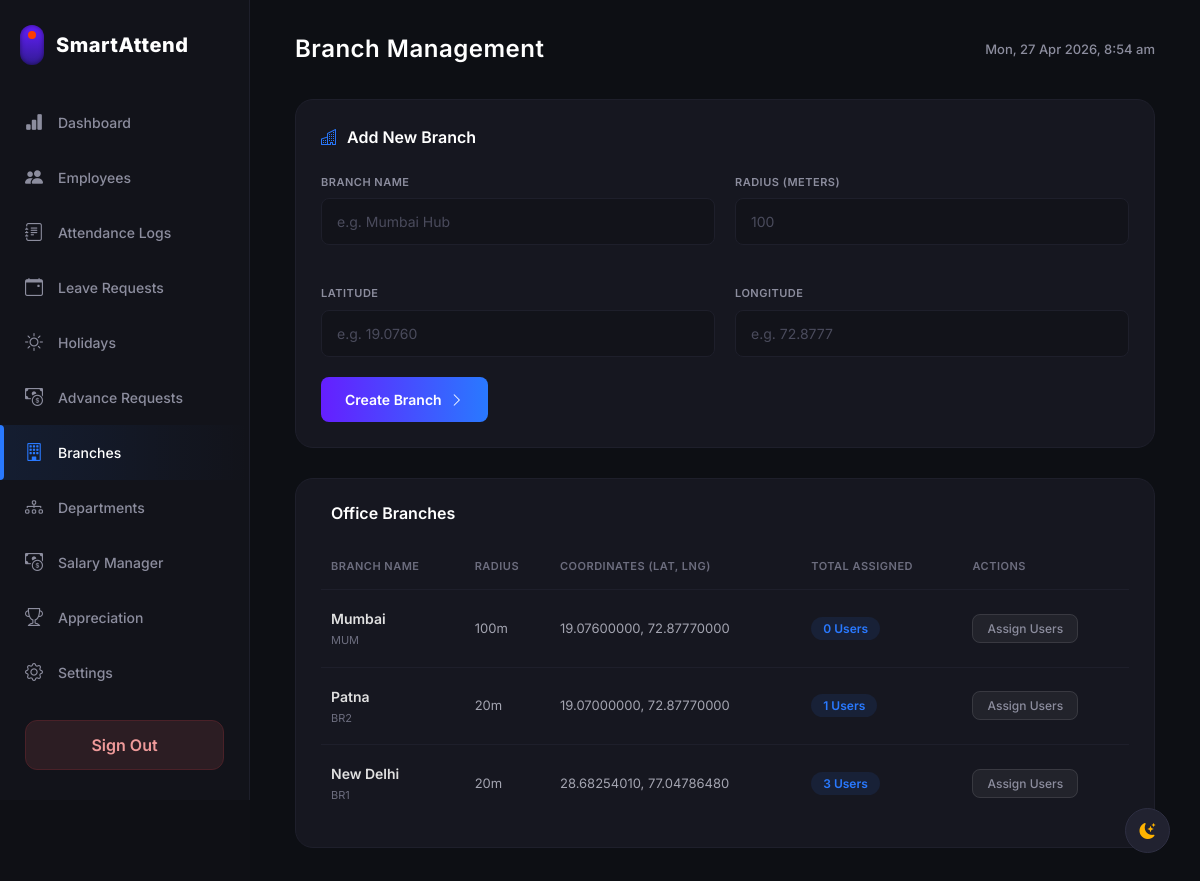
The app's page /admin_dashboard.php?page=branches (signed in) with its own data.
### tables this page shows
CREATE TABLE `branches` (
  `id` int(11) NOT NULL,
  `name` varchar(100) NOT NULL,
  `code` varchar(10) NOT NULL,
  `radius` int(11) NOT NULL DEFAULT 100,
  `latitude` decimal(10,8) NOT NULL,
  `longitude` decimal(11,8) NOT NULL,
  `created_at` timestamp NOT NULL DEFAULT current_timestamp()
);

### admin_dashboard.php (the view, shortened to what the rows shown need)
<?php
require 'db.php';
$page = isset($_GET['page']) ? $_GET['page'] : 'dashboard';
$all_branches_global = [];
$b_res = $conn->query("SELECT id, name FROM branches ORDER BY name ASC");
if($b_res) while($br = $b_res->fetch_assoc()) $all_branches_global[] = $br;
$selected_branch = isset($_GET['branch_filter']) ? (int)$_GET['branch_filter'] : 0;
$branch_query = $selected_branch > 0 ? " AND branch_id = $selected_branch " : "";
$search_term = isset($_GET['search']) ? $conn->real_escape_string($_GET['search']) : '';
$search_query = "";
$users = [];
$res = $conn->query("SELECT * FROM users WHERE role IN ('Employee', 'HR') $branch_query $search_query ORDER BY name ASC");
if($res) {
    while($row = $res->fetch_assoc()) $users[] = $row;
}
$total_employees = count($users);
$attendance_data = [];
$present_today = count($attendance_data);
$late_today = 0;
$branches = [];
if ($page === 'branches') {
    $res = $conn->query("SELECT * FROM branches ORDER BY id DESC");
    if($res){
        while($row = $res->fetch_assoc()){
            $bid = (int)$row['id'];
            $c_res = $conn->query("SELECT COUNT(*) as c FROM users WHERE branch_id = $bid");
            $row['user_count'] = $c_res->fetch_assoc()['c'];
            $branches[] = $row;
        }
    }
}
$pending_leaves = [];
$res = $conn->query("SELECT lr.*, u.name as emp_name FROM leave_requests lr JOIN users u ON lr.user_id = u.id WHERE lr.status = 'Pending' ORDER BY lr.id DESC");
if($res) while($row = $res->fetch_assoc()) $pending_leaves[] = $row;
$pending_advances = [];
$res = $conn->query("SELECT ar.*, u.name as emp_name FROM advance_requests ar JOIN users u ON ar.user_id = u.id WHERE ar.status = 'Pending' ORDER BY ar.id DESC");
if($res) while($row = $res->fetch_assoc()) $pending_advances[] = $row;
$total_notifications = count($pending_leaves) + count($pending_advances);
?>
<!DOCTYPE html>
<html lang="en">
<head>
    <link href="https://cdn.jsdelivr.net/npm/bootstrap@5.3.2/dist/css/bootstrap.min.css" rel="stylesheet">
    <link rel="stylesheet" href="https://cdn.jsdelivr.net/npm/bootstrap-icons@1.11.1/font/bootstrap-icons.css">
</head>
<body>
    <div class="sidebar" id="mainSidebar">
        <div class="brand">
            <h1 class="brand-text">SmartAttend</h1>
        </div>
    </div>
    <div class="main-content">
        <?php if ($page === 'dashboard'): ?>
        <div class="top-header">
            <h2>Dashboard</h2>
            <div style="display: flex; align-items: center; gap: 20px;">
                <div class="notif-wrapper desktop-notif">
                    <button class="notif-btn" id="notifToggleDesktop">
                        <i class="bi bi-bell"></i>
                        <?php if($total_notifications > 0): ?>
                            <span class="notif-badge"><?= $total_notifications ?></span>
                        <?php endif; ?>
                    </button>
                    <div class="notif-dropdown" id="notifDropdownDesktop">
                        <div class="notif-header">
                            Notifications (<?= $total_notifications ?>)
                        </div>
                        <div class="notif-list">
                            <?php if($total_notifications == 0): ?>
                                <div style="padding: 30px; text-align: center; color: #6c6d7e; font-size: 13px;">No new requests.</div>
                            <?php else: ?>
                                <?php foreach($pending_leaves as $pl): ?>
                                    <a href="?page=leave_requests" class="notif-item">
                                        <div class="notif-icon" style="background: rgba(41, 121, 255, 0.1); color: #2979ff;">
                                            <i class="bi bi-calendar-event"></i>
                                        </div>
                                        <div class="notif-content">
                                            <div class="notif-title">Leave Request from <?= htmlspecialchars($pl['emp_name']) ?></div>
                                            <div class="notif-time"><?= date('d M, h:i A', strtotime($pl['created_at'])) ?></div>
                                        </div>
                                    </a>
                                <?php endforeach; ?>
                                <?php foreach($pending_advances as $pa): ?>
                                    <a href="?page=advance_requests" class="notif-item">
                                        <div class="notif-icon" style="background: rgba(0, 230, 118, 0.1); color: #00e676;">
                                            <i class="bi bi-cash-coin"></i>
                                        </div>
                                        <div class="notif-content">
                                            <div class="notif-title">Advance Request from <?= htmlspecialchars($pa['emp_name']) ?> (₹<?= number_format($pa['amount']) ?>)</div>
                                            <div class="notif-time"><?= date('d M, h:i A', strtotime($pa['created_at'])) ?></div>
                                        </div>
                                    </a>
                                <?php endforeach; ?>
                            <?php endif; ?>
                        </div>
                    </div>
                </div>
                <div class="header-date" id="topClock"></div>
            </div>
        </div>
        <div class="summary-cards">
            <div class="card-summary">
                <div class="card-title-sm">TOTAL EMPLOYEES</div>
                <div class="card-value val-blue"><?= $total_employees ?></div>
                <div class="card-subtext">Registered</div>
            </div>
            <div class="card-summary">
                <div class="card-title-sm">PRESENT TODAY</div>
                <div class="card-value val-green"><?= $present_today ?></div>
                <div class="card-subtext">Checked in</div>
            </div>
            <div class="card-summary">
                <div class="card-title-sm">LATE TODAY</div>
                <div class="card-value val-orange"><?= $late_today ?></div>
                <div class="card-subtext">After 09:30 AM</div>
            </div>
            <div class="card-summary">
                <div class="card-title-sm">TOTAL FINES</div>
                <?php
                $m_start = date('Y-m-01');
                $m_end = date('Y-m-t');
                $f_res = $conn->query("SELECT SUM(salary_deduction) as total FROM attendance WHERE date BETWEEN '$m_start' AND '$m_end'");
                $total_fines = $f_res->fetch_assoc()['total'] ?? 0;
                ?>
                <div class="card-value val-red">₹<?= number_format($total_fines) ?></div>
                <div class="card-subtext">This month (Global)</div>
            </div>
        </div>
        <div class="table-wrapper">
            <div class="table-header-flex">
                <div style="display: flex; align-items: center; gap: 20px;">
                    <h3>Today's Live Attendance</h3>
                    <form method="GET" style="margin: 0; display: flex; align-items: center; gap: 12px;">
                        <input type="hidden" name="page" value="dashboard">
                        <div style="position: relative; display: flex; align-items: center;">
                            <i class="bi bi-search" style="position: absolute; left: 12px; color: #8c8d9e; font-size: 13px;"></i>
                            <input type="text" name="search" value="<?= htmlspecialchars($search_term) ?>" placeholder="Search name, ID, role..."
                                style="background: rgba(255,255,255,0.05); border: 1px solid rgba(255,255,255,0.1); color: #fff; padding: 7px 12px 7px 35px; border-radius: 8px; font-size: 13px; outline: none; width: 220px; transition: border-color 0.2s;">
                        </div>
                        <select name="branch_filter" onchange="this.form.submit()" style="background: rgba(255, 255, 255, 0.6); border: 1px solid rgba(255,255,255,0.1); color: #000; padding: 7px 12px; border-radius: 8px; font-size: 13px; outline: none; cursor: pointer;">
                            <option value="0">All Branches</option>
                            <?php foreach($all_branches_global as $abg): ?>
                                <option value="<?= $abg['id'] ?>" <?= $selected_branch == $abg['id'] ? 'selected' : '' ?>><?= htmlspecialchars($abg['name']) ?></option>
                            <?php endforeach; ?>
                        </select>
                        <?php if($search_term != '' || $selected_branch > 0): ?>
                            <a href="?page=dashboard" style="color: #ff5252; font-size: 13px; text-decoration: none;"><i class="bi bi-x-circle"></i> Clear</a>
                        <?php endif; ?>
                    </form>
                </div>
                <div class="date" id="tableDate"></div>
            </div>
            <table class="app-table">
                <thead>
                    <tr>
                        <th>EMPLOYEE</th>
                        <th>ID</th>
                        <th>SELFIE</th>
                        <th>CHECK IN</th>
                        <th>CHECK OUT</th>
                        <th>BREAK</th>
                        <th>HOURS</th>
                        <th>STATUS</th>
                        <th>FINE</th>
                    </tr>
                </thead>
                <tbody>
                    <?php
                    foreach($users as $u):
                        $att = $attendance_data[$u['id']] ?? null;
                        $status_badge = '<span class="badge-absent">Absent</span>';
                        if ($att) {
                            $clr = $att['status'] == 'Present' ? '#00e676' : ($att['status'] == 'Half Day' ? '#ffb300' : '#ff5252');
                            $bg = $att['status'] == 'Present' ? 'rgba(0,230,118,0.1)' : ($att['status'] == 'Half Day' ? 'rgba(255,179,0,0.1)' : 'rgba(255,82,82,0.1)');
                            $status_badge = "<span style='color: $clr; background: $bg; padding: 4px 10px; border-radius: 20px; font-size: 11px; font-weight: 600;'>".$att['status']."</span>";
                        }
                    ?>
                    <tr>
                        <td>
                            <div style="display: flex; flex-direction: column;">
                                <span style="font-weight: 600; color: #fff;"><?= htmlspecialchars($u['name']) ?></span>
                                <span style="font-size: 11px; color: #8c8d9e;"><?= htmlspecialchars($u['designation'] ?: $u['role']) ?></span>
                            </div>
                        </td>
                        <td style="font-family: monospace; font-weight: 500;"><?= htmlspecialchars($u['emp_id'] ?: 'E-XXXX') ?></td>
                        <td>
                            <?php if($att && $att['check_in_selfie']): ?>
                                <i class="bi bi-camera-fill" style="color: #2979ff; cursor: pointer; font-size: 18px;" onclick="showSelfie('<?= $att['check_in_selfie'] ?>')"></i>
                            <?php else: ?>
                                <span class="text-dash">&mdash;</span>
                            <?php endif; ?>
                        </td>
                        <td style="color: #00e676; font-weight: 500;"><?= ($att && $att['check_in']) ? date('H:i', strtotime($att['check_in'])) : '&mdash;' ?></td>
                        <td style="color: #ff5252; font-weight: 500;"><?= ($att && $att['check_out']) ? date('H:i', strtotime($att['check_out'])) : '&mdash;' ?></td>
                        <td>
                            <?php if($att && $att['break_start']): ?>
                                <div style="font-size: 11px; color: #ffb300;">Start: <?= date('H:i', strtotime($att['break_start'])) ?></div>
                                <div style="font-size: 11px; color: #ffb300;">End: <?= $att['break_end'] ? date('H:i', strtotime($att['break_end'])) : 'Active' ?></div>
                            <?php else: ?>
                                <span class="text-dash">&mdash;</span>
                            <?php endif; ?>
                        </td>
                        <td><?= ($att && $att['working_hours']) ? round($att['working_hours'], 1) . 'h' : '&mdash;' ?></td>
                        <td><?= $status_badge ?></td>
                        <td style="color: #ff5252; font-weight: 600;"><?= ($att && $att['salary_deduction'] > 0) ? '₹' . number_format($att['salary_deduction']) : '&mdash;' ?></td>
                    </tr>
                    <?php
                    endforeach;
                    ?>
                </tbody>
            </table>
        </div>
        <?php elseif ($page === 'branches'): ?>
        <div class="top-header">
            <h2>Branch Management</h2>
        </div>
        <div class="table-wrapper">
            <table class="app-table">
                <thead>
                    <tr>
                        <th>BRANCH NAME</th>
                        <th>RADIUS</th>
                        <th>COORDINATES (LAT, LNG)</th>
                        <th>TOTAL ASSIGNED</th>
                        <th>ACTIONS</th>
                    </tr>
                </thead>
                <tbody>
                    <?php if(empty($branches)): ?>
                    <tr><td colspan="5" style="text-align:center;">No branches added yet.</td></tr>
                    <?php else: foreach($branches as $b): ?>
                    <tr>
                        <td>
                            <div class="emp-name-block">
                                <span class="emp-name"><?= htmlspecialchars($b['name']) ?></span>
                                <span class="emp-role"><?= htmlspecialchars($b['code']) ?></span>
                            </div>
                        </td>
                        <td><?= htmlspecialchars($b['radius']) ?>m</td>
                        <td><?= htmlspecialchars($b['latitude']) ?>, <?= htmlspecialchars($b['longitude']) ?></td>
                        <td><span class="pill-users"><?= $b['user_count'] ?> Users</span></td>
                        <td>
                            <a href="?page=assign_users&branch_id=<?= $b['id'] ?>" class="btn-outline-action" style="text-decoration:none;">Assign Users</a>
                        </td>
                    </tr>
                    <?php endforeach; endif; ?>
                </tbody>
            </table>
        </div>
        <?php endif; ?>
    </div>
</body>
</html>

### records on screen
branches: name "Mumbai", code "MUM", radius "100", latitude "19.07600000", longitude "72.87770000", user_count "0"
branches: name "Patna", code "BR2", radius "20", latitude "19.07000000", longitude "72.87770000", user_count "1"
branches: name "New Delhi", code "BR1", radius "20", latitude "28.68254010", longitude "77.04786480", user_count "3"
